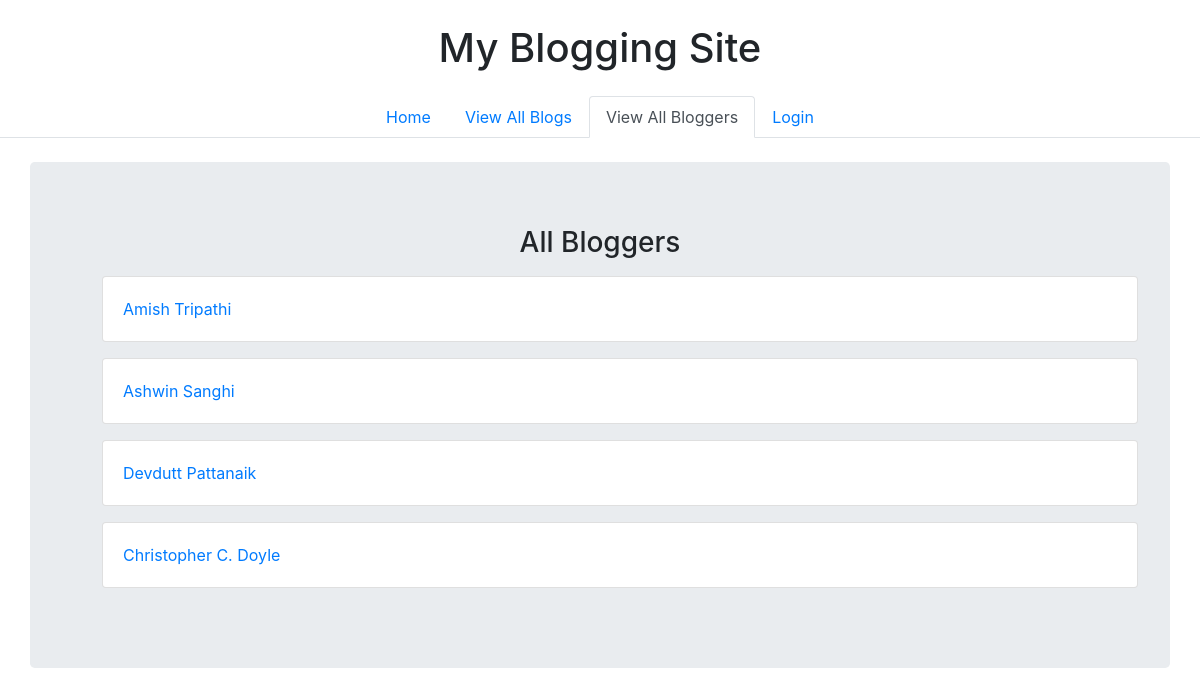
/blog/bloggers/, run on the app's committed database.
### blog/models.py (models this page shows)
class Author(models.Model):
    author_name = models.CharField(max_length=200)
    author_bio = models.CharField(max_length=500)

### blog/views.py (the view)
# urls.py: path('bloggers/', views.view_all_authors, name='view_all_authors'),
def view_all_authors(request):
    all_bloggers = Author.objects.all()
    context = {
        'all_bloggers' : all_bloggers,
    }
    return render(request, 'allBloggers.html', context)

### blog/templates/allBloggers.html (shortened to what this page needs)
<!doctype html>
<html lang="en">
  <head>
    <link rel="stylesheet" href="https://maxcdn.bootstrapcdn.com/bootstrap/4.0.0/css/bootstrap.min.css">
  </head>
  <body>
    <h1 class="text-center m-3 p-2">My Blogging Site</h1>
    <ul class="nav nav-tabs justify-content-center">
        <li class="nav-item">
          <a class="nav-link" href="/blog">Home</a>
        </li>
        <li class="nav-item">
          <a class="nav-link" href="/blog/blogs">View All Blogs</a>
        </li>
        <li class="nav-item">
          <a class="nav-link active" href="/blog/bloggers">View All Bloggers</a>
        </li>
        <li class="nav-item">
          {% if user.is_authenticated %}
          <a class="nav-link" href="/blog/logout">Logout</a>
          {% else %}
          <a class="nav-link" href="/blog/login">Login</a>
          {% endif %}
        </li>
    </ul>
    <div class="container jumbotron mt-4">
        <h3 class="text-center">All Bloggers</h3>
        {% if all_bloggers %}
            <ul>
            {% for blogger in all_bloggers %}
                <div class="card my-3">
                    <div class="card-body">
                        <a href="/blog/bloggers/{{ blogger.id }}">{{ blogger.author_name }}</a>
                    </div>
                </div>
            {% endfor %}
            </ul>
        {% else %}
            <p>No bloggers are available.</p>
        {% endif %}
    </div>
  </body>
</html>

### data on the page
Author: author_name "Amish Tripathi"
Author: author_name "Ashwin Sanghi"
Author: author_name "Devdutt Pattanaik"
Author: author_name "Christopher C. Doyle"
